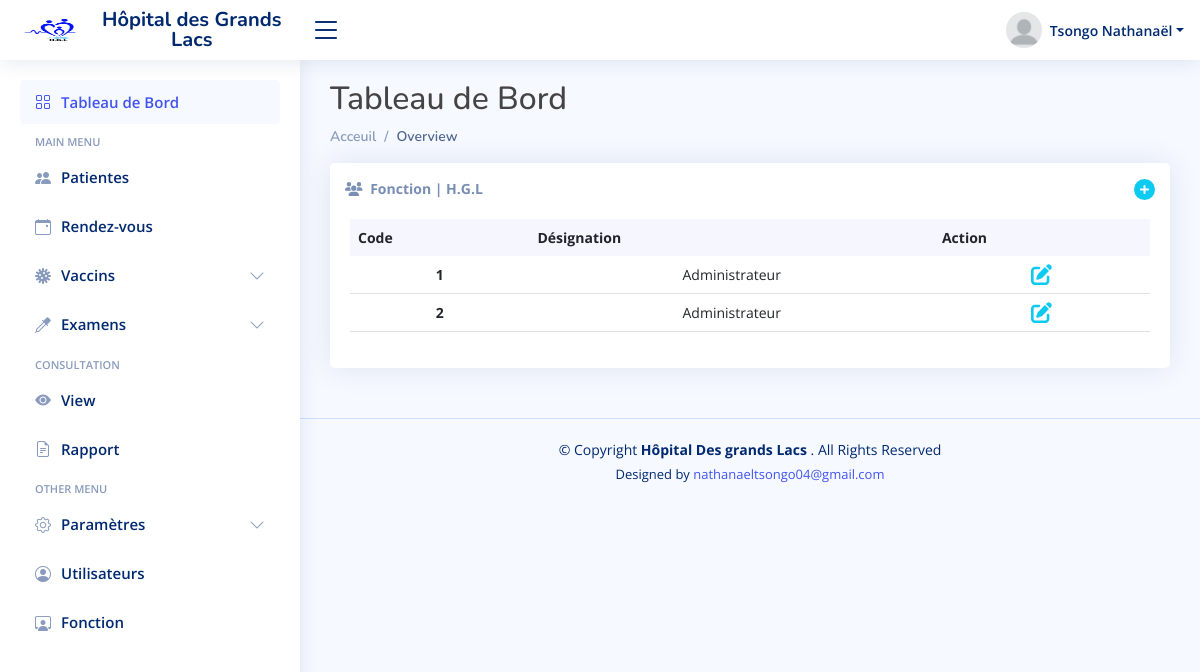
/fonction.php (signed in), run on the app's committed database.
### tables this page shows
CREATE TABLE TFONCTION (
    CODEFONCTION INT NOT NULL AUTO_INCREMENT,
    DESIGNATION VARCHAR(25),
    AUTEUR VARCHAR(50),
    DDATE DATE,
    CONSTRAINT PK_USER PRIMARY KEY (CODEFONCTION)
);

### class/fonction.php (called while the page is built, shortened)
<?php
class fonction
{
    public function afficher()
    {
        $con = new Database();
        $connect = $con->open();
        try {
            $stmt = $connect->prepare("select * from tfonction");
            $stmt->execute();
            return $stmt->fetchAll();
        } catch (Exception $e) {
            return $e->getMessage();
        }
    }
}

### fonction.php (the view, shortened to what this page needs)
<?php
require_once("./class/fonction.php");
$data = new fonction();
$all = $data->afficher();
?>
<!DOCTYPE html>
<html lang="en">
    <head>
        <link href="assets/vendor/bootstrap/css/bootstrap.min.css" rel="stylesheet">
        <link href="assets/vendor/bootstrap-icons/bootstrap-icons.css" rel="stylesheet">
        <link href="assets/vendor/boxicons/css/boxicons.min.css" rel="stylesheet">
        <link href="assets/vendor/quill/quill.snow.css" rel="stylesheet">
        <link href="assets/vendor/quill/quill.bubble.css" rel="stylesheet">
        <link href="assets/vendor/remixicon/remixicon.css" rel="stylesheet">
        <link href="assets/vendor/simple-datatables/style.css" rel="stylesheet">
        <link href="assets/css/style.css" rel="stylesheet">
    </head>
    <body>
        <?php
    include('./includes/navbar.php');
    ?>
        <?php
    include('includes/sidebar.php');
    $pagename = basename($_SERVER['PHP_SELF'], '.php');
    ?>
        <main id="main" class="main">
            <div class="pagetitle">
                <h2>Tableau de Bord </h2>
                <nav>
                    <ol class="breadcrumb">
                        <li class="breadcrumb-item"><a href="index.html">Acceuil</a></li>
                        <li class="breadcrumb-item active">Overview</li>
                    </ol>
                </nav>
            </div>
            <section class="section dashboard">
                <div class="row">
                    <div class="col-lg-12">
                        <div class="col-12">
                            <div class="card recent-sales overflow-auto">
                                <div class="card-header fw-bold border-bottom-0 mb-1 ">
                                    <i class="fa-solid fa-users me-1"></i>
                                    <?php echo ucfirst($pagename); ?> <span>| H.G.L</span>
                                    <a href="#exampleModal" data-bs-toggle="modal" data-bs-target="#exampleModal"
                                        class="m-auto text-info float-end fw-bold"><i
                                            class="fa-solid fa-plus-circle fa-xl"></i></a>
                                </div>
                                <div class="card-body">
                                    <table class="table datatable ">
                                        <thead>
                                            <tr>
                                                <th scope="col">Code</th>
                                                <th scope="col">Désignation</th>
                                                <th scope="col">Action</th>
                                            </tr>
                                        </thead>
                                        <tbody class="text-center">
                                            <?php
                                        foreach ($all as $key => $val) {
                                        ?>
                                            <tr>
                                                <th scope="row fw bold"><?= $val['CODEFONCTION'] ?></th>
                                                <td class="fw bold"><?= $val['DESIGNATION'] ?></td>
                                                <td class="fw bold text-center p-md-2">
                                                    <a class="text-info mx-auto "
                                                        href="./upfonction.php?id=<?= $val['CODEFONCTION'] ?>">
                                                        <i class="fa-solid fa-pen-to-square fa-xl"></i>
                                                    </a>
                                                </td>
                                            </tr>
                                            <?php
                                        }
                                        ?>
                                        </tbody>
                                    </table>
                                </div>
                            </div>
                        </div>
            </section>
        </main>
        <?php
    include('./includes/footer.php');
    ?>
    </body>
</html>

### assets/css/style.css (style rules this page uses)
:root { scroll-behavior: smooth; }
body { font-family: "Open Sans", sans-serif; background: #f6f9ff; color: #444444; }
a { color: #4154f1; text-decoration: none; }
h1, h2, h3, h4, h5, h6 { font-family: "Nunito", sans-serif; }
#main { margin-top: 60px; padding: 20px 30px; transition: all 0.3s; }
.pagetitle { margin-bottom: 10px; }
.card { margin-bottom: 30px; border: none; border-radius: 5px; box-shadow: 0px 0 30px rgba(1, 41, 112, 0.1); }
.card-header, .card-footer { border-color: #ebeef4; background-color: #fff; color: #798eb3; padding: 15px; }
.card-body { padding: 0 20px 20px 20px; }
.breadcrumb { font-size: 14px; font-family: "Nunito", sans-serif; color: #899bbd; font-weight: 600; }
.breadcrumb a { color: #899bbd; transition: 0.3s; }
.breadcrumb .breadcrumb-item::before { color: #899bbd; }
.breadcrumb .active { color: #51678f; font-weight: 600; }
@media (min-width: 1200px) { #main, #footer { margin-left: 300px; } }
.dashboard .recent-sales { font-size: 14px; }
.dashboard .recent-sales .table thead { background: #f6f6fe; }
.dashboard .recent-sales .table thead th { border: 0; }

### data on the page
tfonction: CODEFONCTION "1", DESIGNATION "Administrateur"
tfonction: CODEFONCTION "2", DESIGNATION "Administrateur"

### other printed values
$_SESSION['postnom'] "Tsongo"
$_SESSION['prenom'] "Nathanaël"
$pagename "Fonction"
